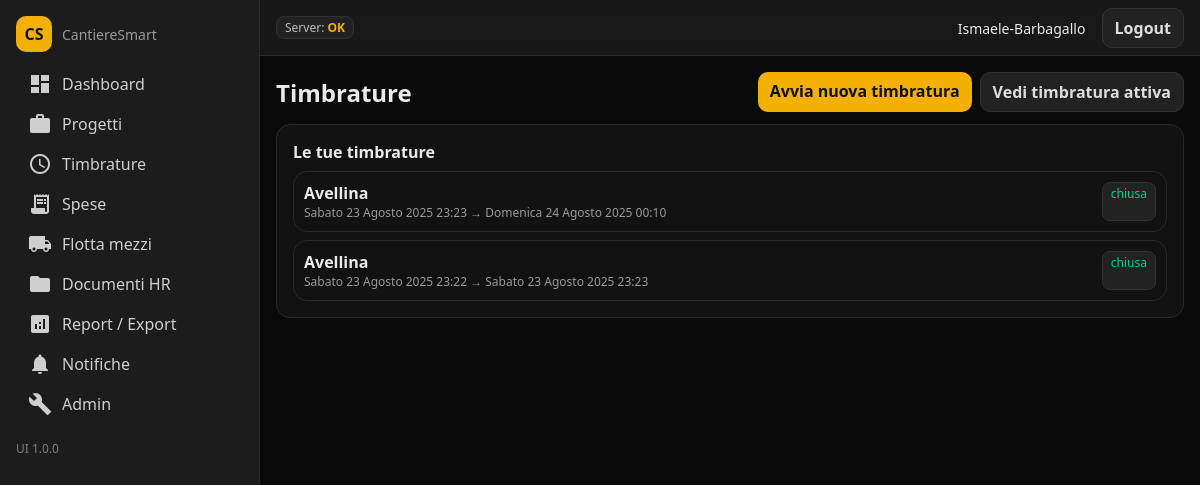
The app's page /times/ (signed in) with its own data.
### core/models.py (models this page shows, shortened)
class TimeSession(models.Model):
    project = models.ForeignKey(Project, on_delete=models.CASCADE, related_name='time_sessions')
    user = models.ForeignKey(settings.AUTH_USER_MODEL, on_delete=models.CASCADE, related_name='time_sessions')
    start_time = models.DateTimeField(default=timezone.now)
    end_time = models.DateTimeField(blank=True, null=True)
    hourly_rate_eur_snapshot = models.DecimalField(max_digits=10, decimal_places=2, default=0)
    note = models.TextField(blank=True, null=True)
    completed = models.BooleanField(default=False)
    created_at = models.DateTimeField(auto_now_add=True)
    updated_at = models.DateTimeField(auto_now_add=True)
    class Meta:
        ordering = ['-id']
        indexes = [models.Index(fields=['user']), models.Index(fields=['project'])]

class Project(models.Model):
    STATUS_CHOICES = [('active','Attivo'),('paused','Pausa'),('closed','Chiuso')]
    name = models.CharField(max_length=200)
    client_name = models.CharField(max_length=200, blank=True, null=True)
    start_date = models.DateField(blank=True, null=True)
    end_date = models.DateField(blank=True, null=True)
    budget_eur = models.DecimalField(max_digits=12, decimal_places=2, default=0)
    cover_url = models.URLField(blank=True, null=True)
    description = models.TextField(blank=True, null=True)
    status = models.CharField(max_length=30, choices=STATUS_CHOICES, default='active')
    created_at = models.DateTimeField(auto_now_add=True)
    updated_at = models.DateTimeField(auto_now_add=True)
    class Meta: ordering = ['-id']

### core/views.py (the view)
# urls.py: path('times/', views.times_list, name='times_list'),
@login_required
def times_list(request):
    my_sessions = TimeSession.objects.filter(user=request.user).select_related('project')
    active = my_sessions.filter(end_time__isnull=True, completed=False).first()
    return render(request, 'core/times_list.html', {'items': my_sessions, 'active': active})

### core/templates/core/times_list.html (shortened to what this page needs)
{% extends "core/base.html" %}
{% block content %}
  <div style="display:flex; justify-content:space-between; align-items:center; margin-bottom:12px">
    <h2 style="margin:0">Timbrature</h2>
    <div style="display:flex; gap:8px">
      <a class="btn" href="/times/start/">Avvia nuova timbratura</a>
      <a class="btn secondary" href="/times/active/">Vedi timbratura attiva</a>
    </div>
  </div>
  <div class="card">
    <div style="font-weight:800; margin-bottom:8px">Le tue timbrature</div>
    {% if items %}
      <div style="display:grid; gap:8px">
        {% for ts in items %}
          <a class="card" style="padding:10px; display:block" href="/times/{{ ts.id }}/">
            <div style="display:flex; justify-content:space-between">
              <div>
                <div style="font-weight:700">{{ ts.project.name }}</div>
                <div style="font-size:12px; color:#9a9a9a">{{ ts.start_time }} → {{ ts.end_time|default:"(in corso)" }}</div>
              </div>
              <div class="badge" style="color:{% if ts.completed %}#00d084{% else %}#F4B000{% endif %}">
                {% if ts.completed %}chiusa{% else %}aperta{% endif %}
              </div>
            </div>
          </a>
        {% endfor %}
      </div>
    {% else %}
      <div style="font-size:14px; color:#9a9a9a">Nessuna timbratura ancora.</div>
    {% endif %}
  </div>
{% endblock %}

### core/templates/core/base.html (shortened to what this page needs)
<!doctype html>
<html lang="it">
<head>
</head>
<body>
<div class="layout">
  <aside class="sidebar">
    <div style="display:flex; gap:10px; align-items:center; margin-bottom:12px">
      <div style="width:36px;height:36px;border-radius:10px;background:var(--yellow);display:grid;place-items:center;color:#111;font-weight:900">CS</div>
      <div style="font-size:14px;color:#9a9a9a">CantiereSmart</div>
    </div>
    <div class="nav">
      <a href="/dashboard"><span class="material-icons">dashboard</span>Dashboard</a>
      <a href="/projects"><span class="material-icons">work</span>Progetti</a>
      <a href="/times"><span class="material-icons">schedule</span>Timbrature</a>
      <a href="/costs"><span class="material-icons">receipt_long</span>Spese</a>
      <a href="/fleet"><span class="material-icons">local_shipping</span>Flotta mezzi</a>
      <a href="/documents"><span class="material-icons">folder</span>Documenti HR</a>
      <a href="#"><span class="material-icons">analytics</span>Report / Export</a>
      <a href="#"><span class="material-icons">notifications</span>Notifiche</a>
      <a href="/admin/"><span class="material-icons">build</span>Admin</a>
    </div>
    <div style="margin-top:16px; font-size:12px; color:#808080">UI 1.0.0</div>
  </aside>
  <div style="flex:1; display:flex; flex-direction:column">
    <div class="topbar">
      <div class="badge">Server: <b style="color:var(--yellow)">OK</b></div>
      <div>
        {% if request.user.is_authenticated %}
          <span style="font-size:14px; margin-right:12px">{{ request.user.get_username }}{% if request.user.is_staff %} · <b>ADMIN</b>{% endif %}</span>
          <a class="btn secondary" href="/logout/">Logout</a>
        {% else %}
          <a class="btn secondary" href="/login/">Login</a>
        {% endif %}
      </div>
    </div>
    <main style="padding:16px">
      {% block content %}{% endblock %}
    </main>
  </div>
</div>
</body>
</html>

### core/templates/core/base.html (style rules this page uses)
:root { --yellow:#F4B000; --orange:#FF7A00; --black:#0A0A0A; --gray:#1C1C1C; }
* { box-sizing:border-box }
body { margin:0; background:#0A0A0A; color:#eaeaea; font-family:system-ui, Arial }
a { color:inherit; text-decoration:none }
.layout { display:flex; min-height:100vh }
.sidebar { width:260px; background:#1C1C1C; border-right:1px solid #2a2a2a; padding:16px; position:sticky; top:0; height:100vh }
.nav a { display:flex; gap:10px; align-items:center; padding:8px 12px; border-radius:10px; color:#cfcfcf }
.topbar { height:56px; border-bottom:1px solid #2a2a2a; background:#1C1C1Ccc; display:flex; align-items:center; justify-content:space-between; padding:0 16px; position:sticky; top:0; backdrop-filter: blur(6px); }
.badge { background:#222; border:1px solid #333; border-radius:8px; padding:2px 8px; font-size:12px; color:#bbb }
.btn { background:var(--yellow); color:#111; border:none; padding:8px 12px; border-radius:10px; font-weight:700; cursor:pointer }
.btn.secondary { background:#222; color:#ddd; border:1px solid #333 }
.card { background:#121212; border:1px solid #2a2a2a; border-radius:14px; padding:16px; }

### records on screen
TimeSession: project.name "Avellina", start_time "Sabato 23 Agosto 2025 23:23", end_time "Domenica 24 Agosto 2025 00:10", completed "chiusa"
TimeSession: project.name "Avellina", start_time "Sabato 23 Agosto 2025 23:22", end_time "Sabato 23 Agosto 2025 23:23", completed "chiusa"

### other values on screen
{{ request.user.get_username }} "Ismaele-Barbagallo"
